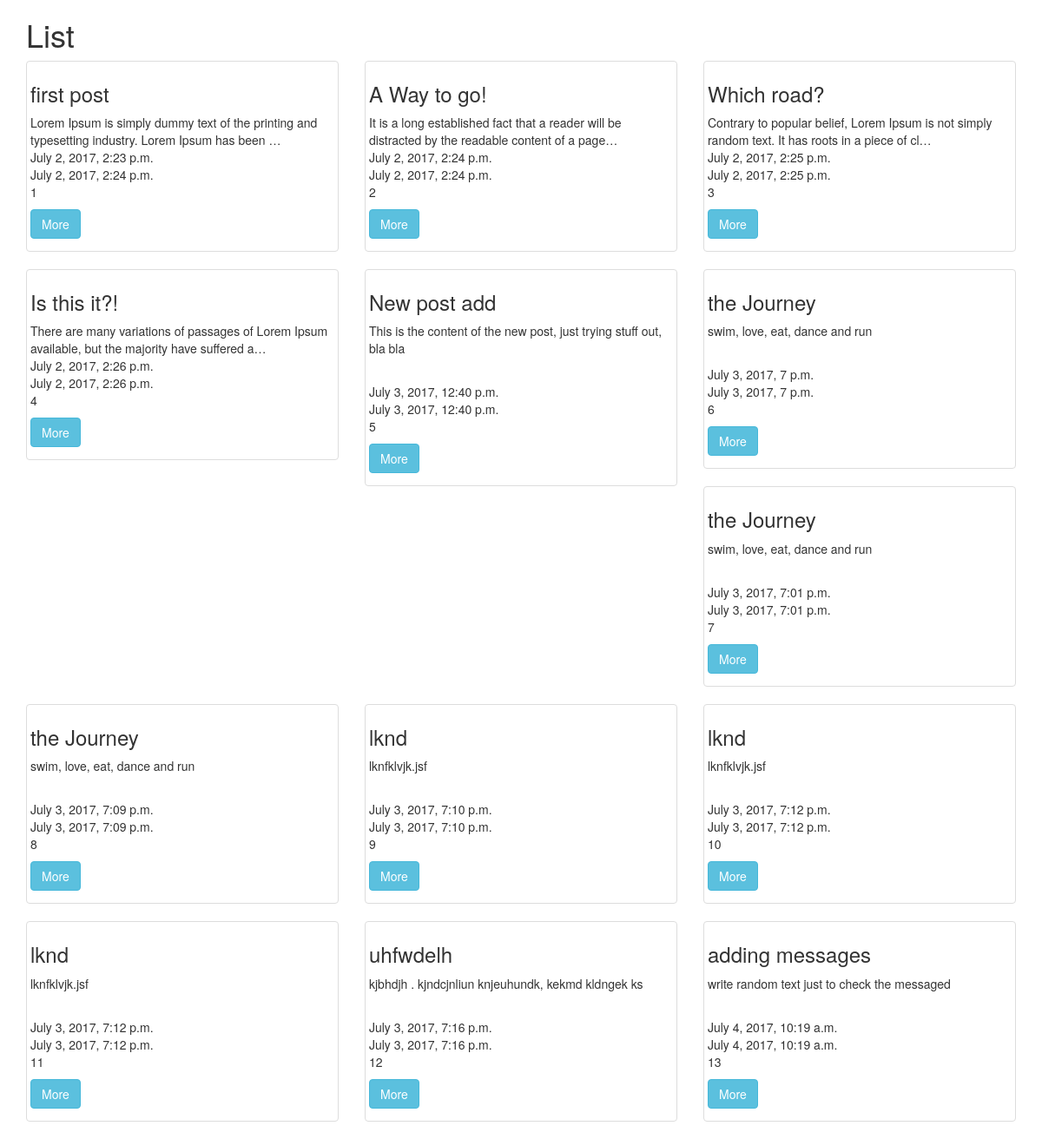
The app's page /posts/list/, older data.
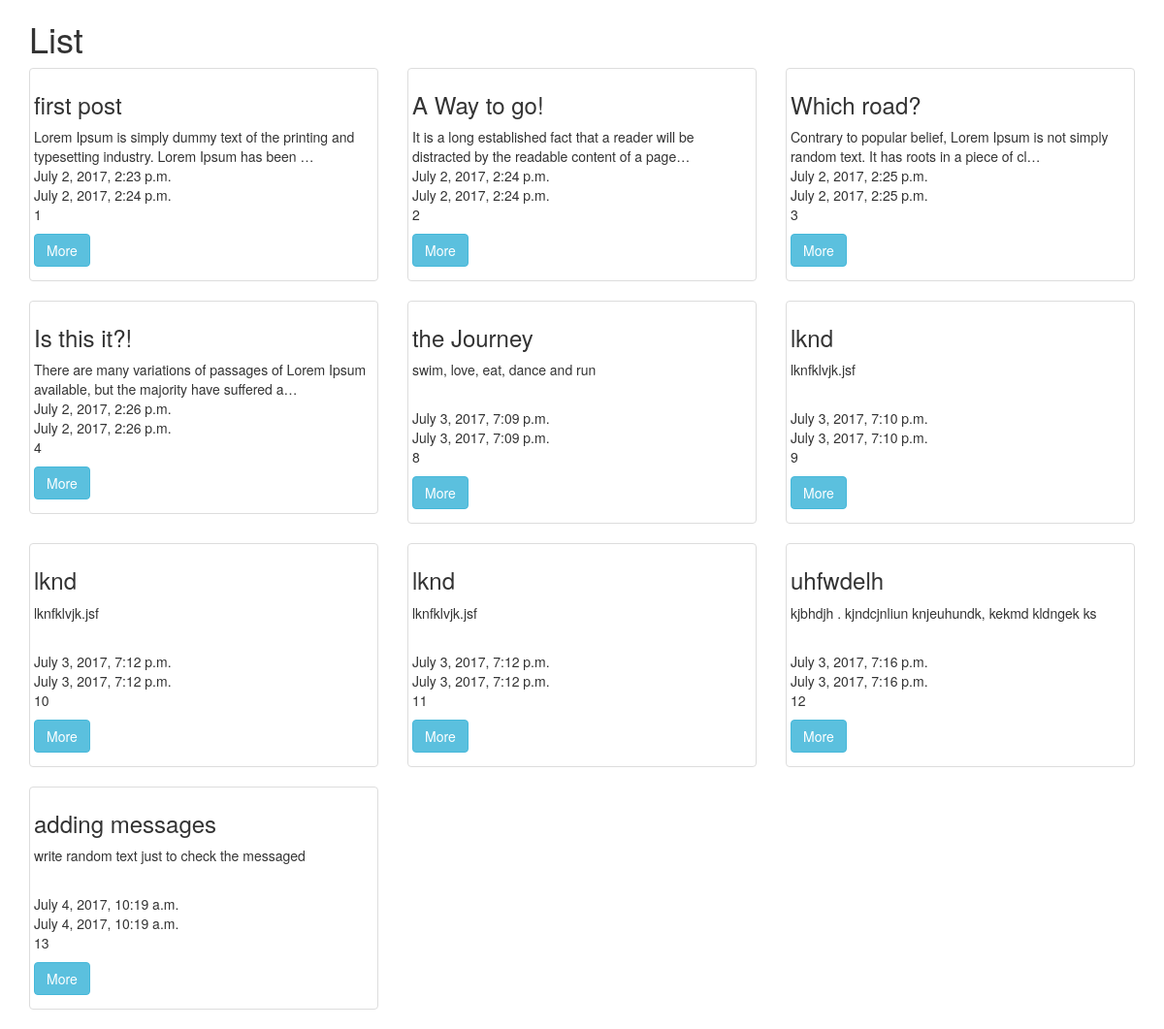
The same page, newer data.
### posts/models.py (models this page shows, shortened)
class Post(models.Model):
    title = models.CharField(max_length=255)
    content = models.TextField()
    updated = models.DateTimeField(auto_now=True, auto_now_add=False)
    timestamp = models.DateTimeField(auto_now=False, auto_now_add=True)
    def get_absolute_url(self):
        return reverse("detail", kwargs={"post_id": self.id})

### posts/views.py (the view)
def post_list(request):
	object_list = Post.objects.all()
	context = {
	"object_list": object_list,
	"title": "List",
	}
	return render(request, 'post_list.html', context)

### posts/templates/post_list.html (shortened to what this page needs)
{% extends "base.html" %}
{% block content %}
    <h1>{{title}}</h1>
    <div class="row">
    {% for object in object_list %}
        <div class="col-sm-6 col-md-4">
        	<div class="thumbnail">
        		<div class="captio">
            		<h3>{{object.title}}</h3>
            		<p>{{object.content|linebreaks|truncatechars:100}} <br>
            		{{object.timestamp}} <br>
           			{{object.updated}} <br>
            		{{object.id}} <br>
            		</p>
            		<p>
            		<p><a href="{{ object.get_absolute_url }}" class="btn btn-info" role="button">More</a></p>
            		</p>
        		</div>
        	</div>
        </div>
    {% endfor %}
    </div>
{% endblock content %}

Row changes from the older to the newer data that the page shows:
removed Post: title "New post add", content "This is the content of the new post, just trying stuff out, bla bla", timestamp "July 3, 2017, 12:40 p.m.", updated "July 3, 2017, 12:40 p.m.", id "5"
removed Post: title "the Journey", content "swim, love, eat, dance and run", timestamp "July 3, 2017, 7 p.m.", updated "July 3, 2017, 7 p.m.", id "6"
removed Post: title "the Journey", content "swim, love, eat, dance and run", timestamp "July 3, 2017, 7:01 p.m.", updated "July 3, 2017, 7:01 p.m.", id "7"
